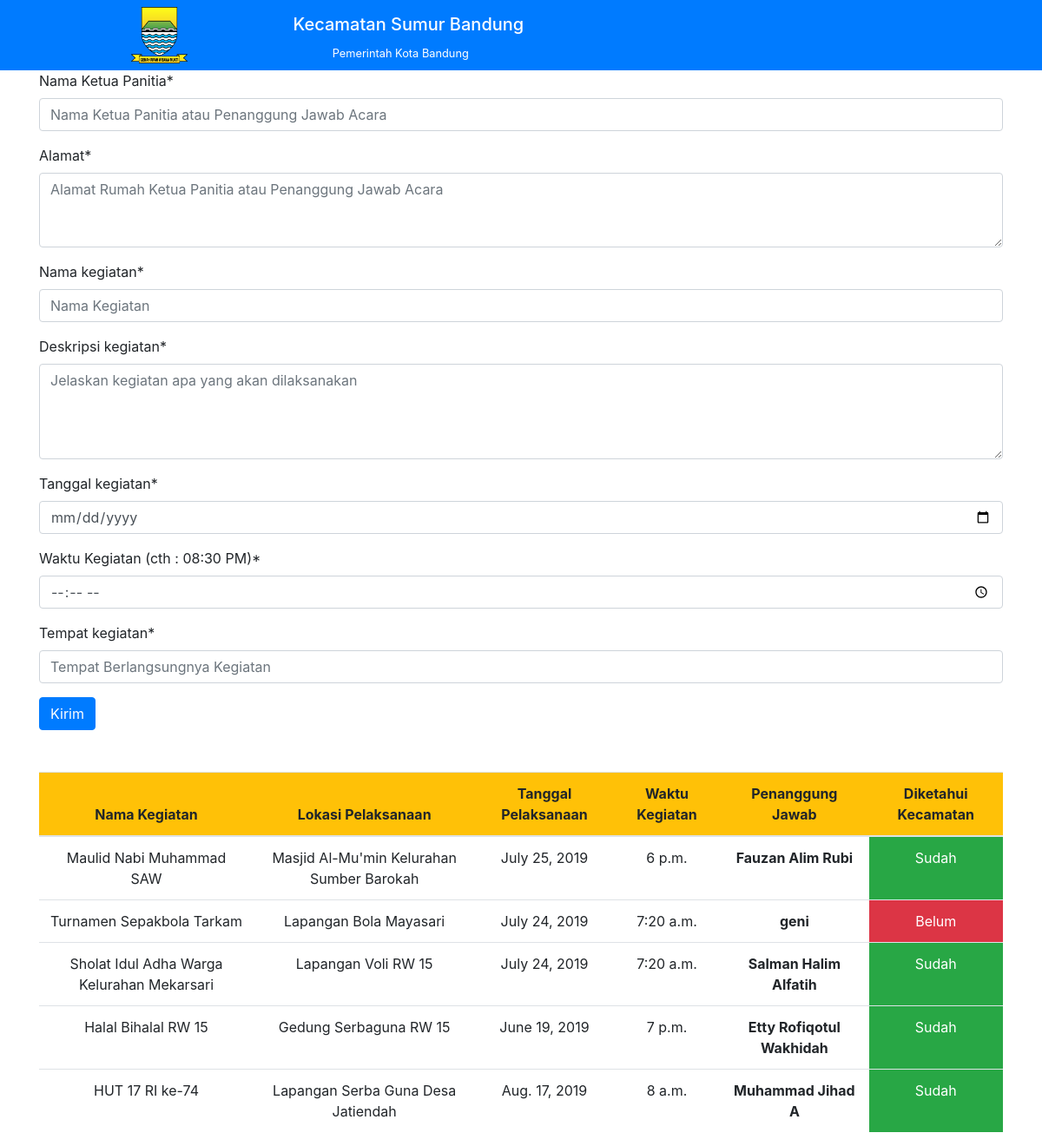
/layanan/perizinan-acara/, run on the app's committed database.
### layanan_publik/models.py (models this page shows, shortened)
class PerizinanAcara(models.Model):
    nama_ketuapanitia=models.CharField(max_length=30)
    alamat=models.TextField()
    nama_kegiatan=models.CharField(max_length=55)
    deskripsi_kegiatan=models.TextField()
    tanggal_kegiatan=models.DateField()
    waktu_kegiatan=models.TimeField()
    tempat_kegiatan=models.CharField(max_length=50)
    waktu_pembuatan_laporan=models.DateTimeField(auto_now_add=True)
    approve_kecamatan=models.BooleanField(default=False)

### layanan_publik/views.py (the view)
# urls.py: path('perizinan-acara/',views.perizinanAcara,name='perizinanAcara'),
def perizinanAcara(request):
    listAcara=PerizinanAcara.objects.all().order_by('-id').values(
        'nama_kegiatan',
        'waktu_kegiatan',
        'tempat_kegiatan',
        'tanggal_kegiatan',
        'nama_ketuapanitia',
        'approve_kecamatan'
    )
    formPerizinanAcara=PerizinanAcaraForm
    context={
        'form_perizinan_acara':formPerizinanAcara,
        'listAcara':listAcara
    }
    if request.method == 'POST':
        formPerizinanAcara=PerizinanAcaraForm(request.POST)
        if formPerizinanAcara.is_valid():
            formPerizinanAcara.save()
            return redirect('layanan_publik:perizinanAcara')
    return render(request,'layanan_publik/perizinan_acara.html',context)

### layanan_publik/templates/layanan_publik/perizinan_acara.html (shortened to what this page needs)
{% extends 'base.html' %}
{% load static %}
{% load crispy_forms_tags %}
{% block konten1 %}
    <div class="perizinan-acara-form">
        <div class="container">
            <form method="POST">
                {{form_perizinan_acara|crispy}}
                <button class="btn btn-primary" type="submit">Kirim</button>
            </form>
        </div>
    </div>
    <div class="perizinan-acara-list">
        <div class="container mt-5">
                <table class="table text-center">
                        <thead>
                            <tr class='bg-warning'>
                                <th scope="col">Nama Kegiatan</th>
                                <th scope="col">Lokasi Pelaksanaan</th>
                                <th scope="col">Tanggal Pelaksanaan</th>
                                <th scope="col">Waktu Kegiatan</th>
                                <th scope="col">Penanggung Jawab</th>
                                <th scope="col">Diketahui Kecamatan</th>
                            </tr>
                        </thead>
                        <tbody>
                            {% for acara in listAcara  %}
                            <tr>
                                <td>{{acara.nama_kegiatan}}</td>
                                <td>{{acara.tempat_kegiatan}}</td>
                                <td>{{acara.tanggal_kegiatan}}</td>
                                <td>{{acara.waktu_kegiatan}}</td>
                                <th scope="row">{{acara.nama_ketuapanitia}}</th>
                                {% if acara.approve_kecamatan %}
                                    <td class="bg-success text-white">Sudah</td>
                                {% else %}
                                    <td class="bg-danger text-white">Belum</td>
                                {% endif %}
                            </tr>
                            {% endfor %}
                        </tbody>
                    </table>
        </div>
    </div>
{% endblock konten1 %}

### data on the page
PerizinanAcara: nama_kegiatan "Maulid Nabi Muhammad SAW", tempat_kegiatan "Masjid Al-Mu'min Kelurahan Sumber Barokah", tanggal_kegiatan "July 25, 2019", waktu_kegiatan "6 p.m.", nama_ketuapanitia "Fauzan Alim Rubi", shows "Sudah"
PerizinanAcara: nama_kegiatan "Turnamen Sepakbola Tarkam", tempat_kegiatan "Lapangan Bola Mayasari", tanggal_kegiatan "July 24, 2019", waktu_kegiatan "7:20 a.m.", nama_ketuapanitia "geni", shows "Belum"
PerizinanAcara: nama_kegiatan "Sholat Idul Adha Warga Kelurahan Mekarsari", tempat_kegiatan "Lapangan Voli RW 15", tanggal_kegiatan "July 24, 2019", waktu_kegiatan "7:20 a.m.", nama_ketuapanitia "Salman Halim Alfatih", shows "Sudah"
PerizinanAcara: nama_kegiatan "Halal Bihalal RW 15", tempat_kegiatan "Gedung Serbaguna RW 15", tanggal_kegiatan "June 19, 2019", waktu_kegiatan "7 p.m.", nama_ketuapanitia "Etty Rofiqotul Wakhidah", shows "Sudah"
PerizinanAcara: nama_kegiatan "HUT 17 RI ke-74", tempat_kegiatan "Lapangan Serba Guna Desa Jatiendah", tanggal_kegiatan "Aug. 17, 2019", waktu_kegiatan "8 a.m.", nama_ketuapanitia "Muhammad Jihad A", shows "Sudah"
